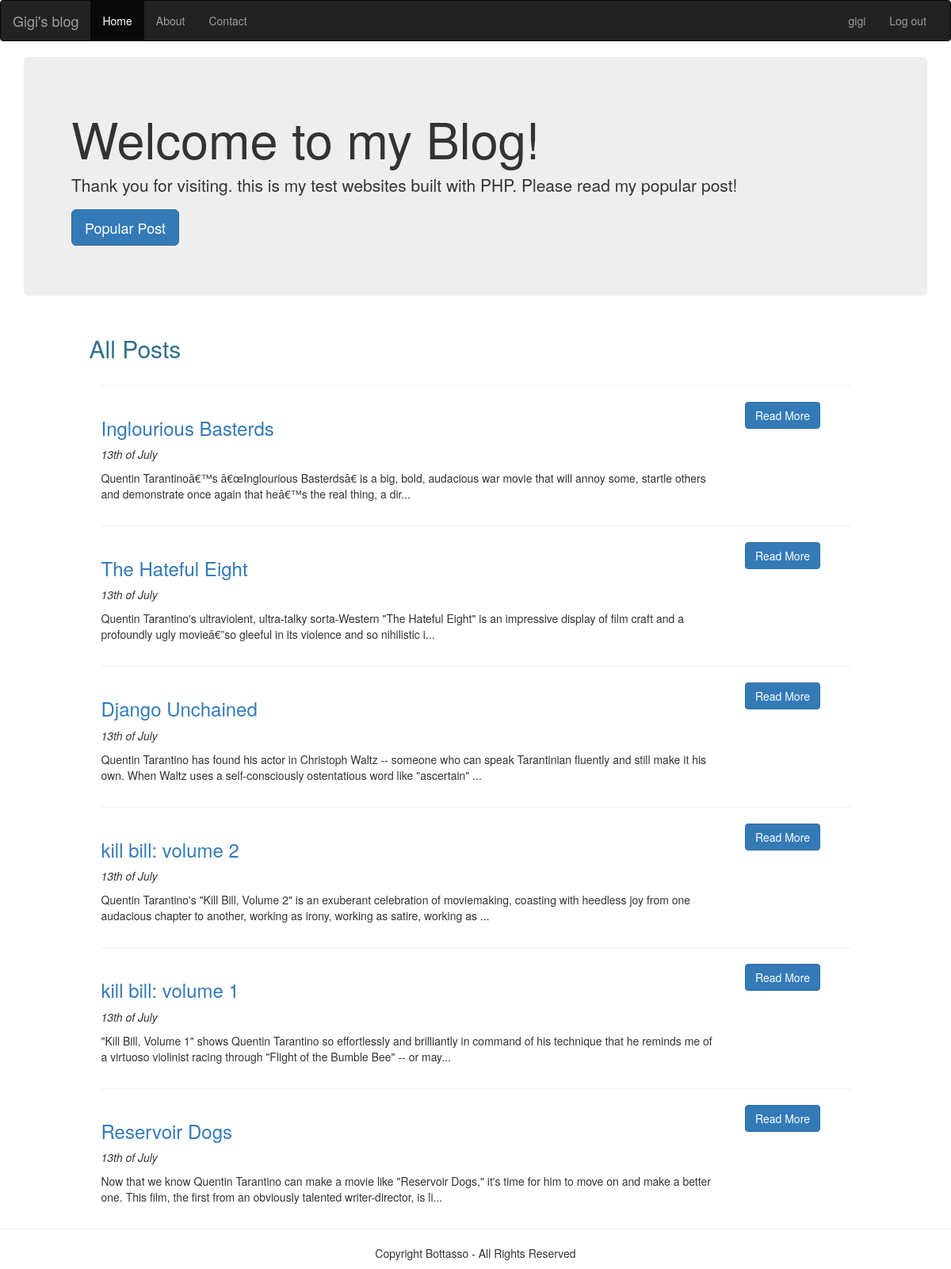
The page /view/home.php (signed in) on the database its author committed.
### tables this page shows
CREATE TABLE `post` (
  `ID` int(11) NOT NULL,
  `Title` varchar(255) NOT NULL,
  `Body` text NOT NULL,
  `Tags` varchar(255) DEFAULT NULL,
  `views` int(11) NOT NULL DEFAULT '0',
  `post_create` timestamp NULL DEFAULT CURRENT_TIMESTAMP,
  `post_update` timestamp NOT NULL DEFAULT CURRENT_TIMESTAMP ON UPDATE CURRENT_TIMESTAMP
);

### controller/all_post_controller.php (called while the page is built)
<?php
	$root = (strcmp($_SERVER['HTTP_HOST'], 'localhost')==0 ? ($_SERVER['DOCUMENT_ROOT']. '/MyBlog') : '') . '/';
		require_once $root . 'model/select_controller.php';
		require_once $root . 'controller/post_controller.php';
		$all_post_array = true;
		$state = selectAll($all_post_array);
		$all_post = array();
		foreach ($all_post_array as $obj) {
			$id = $obj['ID'];
			$title = $obj['Title'];
			$body = $obj['Body'];
			$tags = $obj['Tags'];
			$create = $obj['post_create'];
			$update = $obj['post_update'];
			$all_post[] = new Post($id, $title, $body, $tags, $create, $update);
		}

### model/DB.php (called while the page is built, shortened)
<?php
	class DB{
		private $DB_connection;
		private $DB_host;
		private $DB_name;
		private $DB_username;
		private $DB_password;
		private $link;
		function __construct($DB_connection=DB_CONNECTION, $DB_host=DB_HOST, $DB_name=DB_NAME, $DB_username=DB_USERNAME, $DB_password=DB_PASSWORD){
			$this->DB_connection = $DB_connection;
			$this->DB_host = $DB_host;
			$this->DB_name = $DB_name;
			$this->DB_username = $DB_username;
			$this->DB_password = $DB_password;
			$this->link = $this->connection();
		}
		private function connection(){
			try {
			    $conn = new PDO($this->DB_connection.':host='.$this->DB_host.';dbname='.$this->DB_name, $this->DB_username, $this->DB_password);
			    $conn->setAttribute(PDO::ATTR_ERRMODE, PDO::ERRMODE_EXCEPTION);
			    return $conn;
		    }catch(PDOException $e){
		    	return array('error' => $e->getCode());
		    }
		}
		function exec($query, $parameters=array(), &$results=null){
			try{
				$stmt = $this->link->prepare($query);
				$state = $stmt->execute($parameters);
				if($results != null)
					$results = $stmt->fetchAll(PDO::FETCH_ASSOC);
				return array('state' => $state);
			}catch(PDOException $e){
				return array('error' => $e->getCode());
			}
		}
	}

### model/select_controller.php (called while the page is built, shortened)
<?php
$root = (strcmp($_SERVER['HTTP_HOST'], 'localhost')==0 ? ($_SERVER['DOCUMENT_ROOT']. '/MyBlog') : '') . '/';
require_once $root . 'model/DB.php';
function selectAll(&$results, $table = 'Post', $order = 'ID'){
	$conn = new DB();
	$sql = 'SELECT * FROM ' . $table . ' t ORDER BY t.'. $order .' DESC';
	return $conn->exec($sql, array(), $results);
}

### controller/post_controller.php (called while the page is built, shortened)
<?php
$root = (strcmp($_SERVER['HTTP_HOST'], 'localhost')==0 ? ($_SERVER['DOCUMENT_ROOT']. '/MyBlog') : '') . '/';
	require_once $root . 'model/DB.php';
class Post {
	private $id;
	private $title;
	private $body;
	private $update;
	function __construct($id=null, $title=null, $body=null, $tags=null, $create=null, $update=null){
		$this->id = $id;
		$this->title = $title;
		$this->body = $body;
		$this->update = $update;
	}
	function getID(){
		return $this->id;
	}
	function getTitle(){
		return $this->title;
	}
	function getBody(){
		return $this->body;
	}
	function getDate(){
		return date('jS \of F', strtotime($this->update));
	}
}

### view/home.php (the view, shortened to what this page needs)
<?php
    $root = (strcmp($_SERVER['HTTP_HOST'], 'localhost')==0 ? ($_SERVER['DOCUMENT_ROOT']. '/MyBlog') : '') . '/';
 ?>
<!DOCTYPE html>
<html lang="en">
    <head>
    <?php require_once $root . 'view/components/header.php' ?>
    </head>
    <body>
        <?php require_once $root . 'view/components/navbar.php' ?>
        <div class="container">
        	<?php require_once $root . 'controller/all_post_controller.php' ?>
	        <?php require_once $root . 'view/welcome.php' ?>
            <div class="row">
            <div class="col col-md-offset-1"><h2 class="text-info">All Posts</h2></div>
            </div>
            <div class="row">
            <?php
                for ($i=0; $i < count($all_post); $i++) {
                ?>
                    <div class="col col-md-10 col-md-offset-1">
                    <hr>
                    <div class="row">
                        <div class="col col-md-10">
                            <h3 class="text-primary"> <?php echo $all_post[$i]->getTitle() ?> </h3>
                            <p><em><?php  echo $all_post[$i]->getDate() ?></em></p>
                            <p><?php echo substr($all_post[$i]->getBody(),0,200).((strlen($all_post[$i]->getBody())>200) ? '...' : '') ?></p>
                        </div>
                        <div class="col col-md-2">
                            <a href=<?php echo 'view_post.php?p=' . urlencode($all_post[$i]->getID()) ?> class="btn btn-primary">Read More</a>
                        </div>
                    </div>
                    </div>
            <?php
                }
             ?>
            </div>
        </div>
        <div class="row">
            <?php require_once $root . 'view/components/footer.php' ?>
        </div>
    </body>
</html>

### rows shown on the page
post: Title "Inglourious Basterds", post_update "13th of July", Body "Quentin Tarantinoâ€™s â€œInglourious Basterdsâ€ is a big, bold, audacious war movie that will annoy some, startle others and demonstrate once again that heâ€™s the real thing, a dir"
post: Title "The Hateful Eight", post_update "13th of July", Body "Quentin Tarantino's ultraviolent, ultra-talky sorta-Western \"The Hateful Eight\" is an impressive display of film craft and a profoundly ugly movieâ€”so gleeful in its violence and so nihilistic i"
post: Title "Django Unchained", post_update "13th of July", Body "Quentin Tarantino has found his actor in Christoph Waltz -- someone who can speak Tarantinian fluently and still make it his own. When Waltz uses a self-consciously ostentatious word like \"ascertain\""
post: Title "kill bill: volume 2", post_update "13th of July", Body "Quentin Tarantino's \"Kill Bill, Volume 2\" is an exuberant celebration of moviemaking, coasting with heedless joy from one audacious chapter to another, working as irony, working as satire, working as"
post: Title "kill bill: volume 1", post_update "13th of July", Body "\"Kill Bill, Volume 1\" shows Quentin Tarantino so effortlessly and brilliantly in command of his technique that he reminds me of a virtuoso violinist racing through \"Flight of the Bumble Bee\" -- or may"
post: Title "Reservoir Dogs", post_update "13th of July", Body "Now that we know Quentin Tarantino can make a movie like \"Reservoir Dogs,\" it's time for him to move on and make a better one. This film, the first from an obviously talented writer-director, is li"

### other values the page prints
$_SESSION['user'] "gigi"
